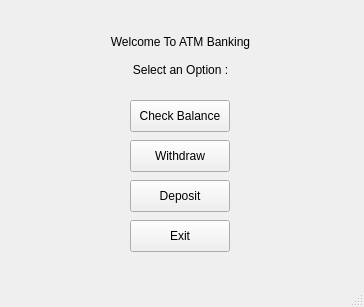
<?xml version="1.0" encoding="UTF-8"?>
<ui version="4.0">
 <class>LoggedIn</class>
 <widget class="QMainWindow" name="LoggedIn">
  <property name="geometry">
   <rect>
    <x>0</x>
    <y>0</y>
    <width>364</width>
    <height>307</height>
   </rect>
  </property>
  <property name="windowTitle">
   <string>MainWindow</string>
  </property>
  <widget class="QWidget" name="centralwidget">
   <widget class="QLabel" name="label">
    <property name="geometry">
     <rect>
      <x>100</x>
      <y>30</y>
      <width>161</width>
      <height>51</height>
     </rect>
    </property>
    <property name="text">
     <string>Welcome To ATM Banking 

Select an Option :</string>
    </property>
    <property name="alignment">
     <set>Qt::AlignCenter</set>
    </property>
   </widget>
   <widget class="QPushButton" name="balanceButton">
    <property name="geometry">
     <rect>
      <x>130</x>
      <y>100</y>
      <width>100</width>
      <height>32</height>
     </rect>
    </property>
    <property name="text">
     <string>Check Balance</string>
    </property>
   </widget>
   <widget class="QPushButton" name="withdrawButton">
    <property name="geometry">
     <rect>
      <x>130</x>
      <y>140</y>
      <width>100</width>
      <height>32</height>
     </rect>
    </property>
    <property name="text">
     <string>Withdraw</string>
    </property>
   </widget>
   <widget class="QPushButton" name="depositButton">
    <property name="geometry">
     <rect>
      <x>130</x>
      <y>180</y>
      <width>100</width>
      <height>32</height>
     </rect>
    </property>
    <property name="text">
     <string>Deposit</string>
    </property>
   </widget>
   <widget class="QPushButton" name="exitButton">
    <property name="geometry">
     <rect>
      <x>130</x>
      <y>220</y>
      <width>100</width>
      <height>32</height>
     </rect>
    </property>
    <property name="text">
     <string>Exit</string>
    </property>
   </widget>
  </widget>
  <widget class="QMenuBar" name="menubar">
   <property name="geometry">
    <rect>
     <x>0</x>
     <y>0</y>
     <width>364</width>
     <height>24</height>
    </rect>
   </property>
  </widget>
  <widget class="QStatusBar" name="statusbar"/>
 </widget>
 <resources/>
 <connections/>
</ui>
